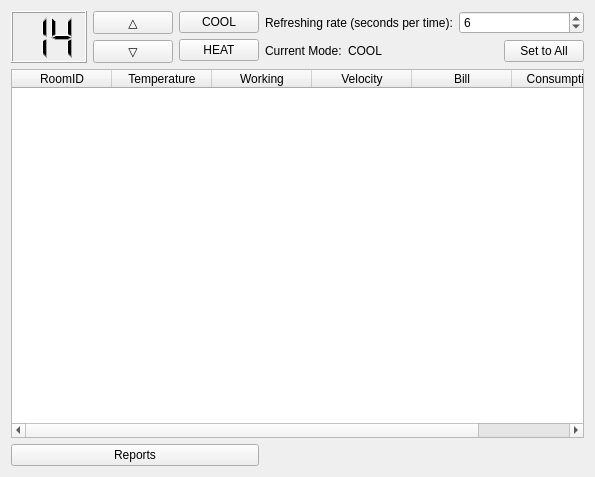
<?xml version="1.0" encoding="UTF-8"?>
<ui version="4.0">
 <class>MainWindow</class>
 <widget class="QMainWindow" name="MainWindow">
  <property name="geometry">
   <rect>
    <x>0</x>
    <y>0</y>
    <width>595</width>
    <height>477</height>
   </rect>
  </property>
  <property name="windowTitle">
   <string>MainWindow</string>
  </property>
  <widget class="QWidget" name="centralWidget">
   <layout class="QGridLayout" name="gridLayout">
    <item row="0" column="0">
     <layout class="QHBoxLayout" name="horizontalLayout_2">
      <item>
       <layout class="QHBoxLayout" name="horizontalLayout">
        <item>
         <widget class="QLCDNumber" name="lcdNumber">
          <property name="sizePolicy">
           <sizepolicy hsizetype="Fixed" vsizetype="Minimum">
            <horstretch>0</horstretch>
            <verstretch>0</verstretch>
           </sizepolicy>
          </property>
          <property name="minimumSize">
           <size>
            <width>76</width>
            <height>0</height>
           </size>
          </property>
          <property name="smallDecimalPoint">
           <bool>false</bool>
          </property>
          <property name="digitCount">
           <number>2</number>
          </property>
          <property name="segmentStyle">
           <enum>QLCDNumber::Filled</enum>
          </property>
          <property name="value" stdset="0">
           <double>14.000000000000000</double>
          </property>
          <property name="intValue" stdset="0">
           <number>14</number>
          </property>
         </widget>
        </item>
        <item>
         <layout class="QVBoxLayout" name="verticalLayout_2">
          <item>
           <widget class="QPushButton" name="pushButton_up">
            <property name="sizePolicy">
             <sizepolicy hsizetype="Fixed" vsizetype="Fixed">
              <horstretch>0</horstretch>
              <verstretch>0</verstretch>
             </sizepolicy>
            </property>
            <property name="baseSize">
             <size>
              <width>20</width>
              <height>0</height>
             </size>
            </property>
            <property name="text">
             <string>△</string>
            </property>
           </widget>
          </item>
          <item>
           <widget class="QPushButton" name="pushButton_down">
            <property name="sizePolicy">
             <sizepolicy hsizetype="Fixed" vsizetype="Fixed">
              <horstretch>1</horstretch>
              <verstretch>0</verstretch>
             </sizepolicy>
            </property>
            <property name="baseSize">
             <size>
              <width>20</width>
              <height>0</height>
             </size>
            </property>
            <property name="text">
             <string>▽</string>
            </property>
           </widget>
          </item>
         </layout>
        </item>
       </layout>
      </item>
      <item>
       <layout class="QVBoxLayout" name="verticalLayout">
        <item>
         <widget class="QPushButton" name="pushButton_cool">
          <property name="text">
           <string>COOL</string>
          </property>
         </widget>
        </item>
        <item>
         <widget class="QPushButton" name="pushButton_heat">
          <property name="text">
           <string>HEAT</string>
          </property>
         </widget>
        </item>
       </layout>
      </item>
     </layout>
    </item>
    <item row="0" column="1">
     <layout class="QVBoxLayout" name="verticalLayout_3">
      <item>
       <layout class="QHBoxLayout" name="horizontalLayout_3">
        <item>
         <widget class="QLabel" name="label">
          <property name="text">
           <string>Refreshing rate (seconds per time):</string>
          </property>
         </widget>
        </item>
        <item>
         <widget class="QSpinBox" name="spinBox_period">
          <property name="minimum">
           <number>1</number>
          </property>
          <property name="value">
           <number>6</number>
          </property>
         </widget>
        </item>
       </layout>
      </item>
      <item>
       <layout class="QHBoxLayout" name="horizontalLayout_4">
        <item>
         <widget class="QLabel" name="label_2">
          <property name="text">
           <string>Current Mode:</string>
          </property>
         </widget>
        </item>
        <item>
         <widget class="QLabel" name="label_mode">
          <property name="text">
           <string>COOL</string>
          </property>
         </widget>
        </item>
        <item>
         <spacer name="horizontalSpacer">
          <property name="orientation">
           <enum>Qt::Horizontal</enum>
          </property>
          <property name="sizeHint" stdset="0">
           <size>
            <width>40</width>
            <height>20</height>
           </size>
          </property>
         </spacer>
        </item>
        <item>
         <widget class="QPushButton" name="pushButton_set">
          <property name="text">
           <string>Set to All</string>
          </property>
         </widget>
        </item>
       </layout>
      </item>
     </layout>
    </item>
    <item row="1" column="0" colspan="2">
     <widget class="QTableWidget" name="tableWidget">
      <column>
       <property name="text">
        <string>RoomID</string>
       </property>
      </column>
      <column>
       <property name="text">
        <string>Temperature</string>
       </property>
      </column>
      <column>
       <property name="text">
        <string>Working</string>
       </property>
      </column>
      <column>
       <property name="text">
        <string>Velocity</string>
       </property>
      </column>
      <column>
       <property name="text">
        <string>Bill</string>
       </property>
      </column>
      <column>
       <property name="text">
        <string>Consumption</string>
       </property>
      </column>
     </widget>
    </item>
    <item row="2" column="0">
     <widget class="QPushButton" name="pushButton">
      <property name="text">
       <string>Reports</string>
      </property>
     </widget>
    </item>
   </layout>
   <zorder>pushButton</zorder>
   <zorder>tableWidget</zorder>
  </widget>
 </widget>
 <layoutdefault spacing="6" margin="11"/>
 <resources/>
 <connections/>
</ui>
